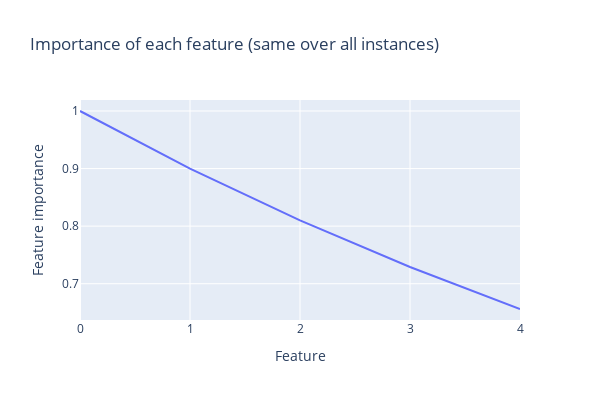
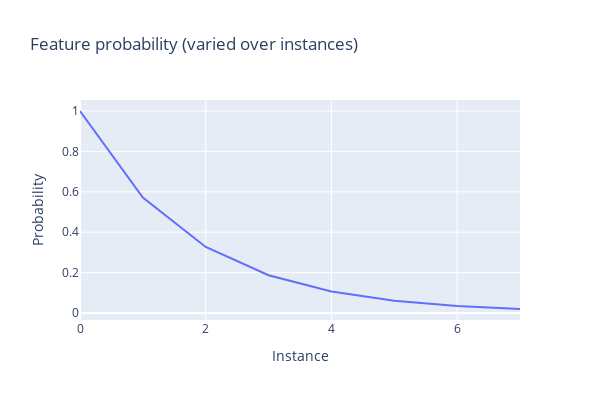

The notebook cell saved with these charts, in order:
### Code cell
cfg = Config(
    n_instances = 8,
    n_features = 5,
    n_hidden = 2,
)

# importance varies within features for each instance
importance = (0.9 ** t.arange(cfg.n_features))
importance = einops.rearrange(importance, "features -> () features")

# sparsity is the same for all features in a given instance, but varies over instances
feature_probability = (50 ** -t.linspace(0, 1, cfg.n_instances))
feature_probability = einops.rearrange(feature_probability, "instances -> instances ()")

line(importance.squeeze(), width=600, height=400, title="Importance of each feature (same over all instances)", labels={"y": "Feature importance", "x": "Feature"})
line(feature_probability.squeeze(), width=600, height=400, title="Feature probability (varied over instances)", labels={"y": "Probability", "x": "Instance"})

### Figure 1 — Plotly figure (JSON) as saved in the notebook; plotly's stock layout.template omitted (floating-point values rounded to 4 significant figures)
{"data": [{"hovertemplate": "Feature=%{x}<br>Feature importance=%{y}<extra></extra>", "legendgroup": "", "line": {"color": "#636efa", "dash": "solid"}, "marker": {"symbol": "circle"}, "mode": "lines", "name": "", "orientation": "v", "showlegend": false, "type": "scatter", "x": [0, 1, 2, 3, 4], "xaxis": "x", "y": [1, 0.9, 0.81, 0.729, 0.6561], "yaxis": "y"}], "layout": {"height": 400, "hovermode": "x unified", "legend": {"tracegroupgap": 0}, "title": {"text": "Importance of each feature (same over all instances)"}, "width": 600, "xaxis": {"anchor": "y", "autorange": true, "domain": [0, 1], "range": [0, 4], "title": {"text": "Feature"}, "type": "linear"}, "yaxis": {"anchor": "x", "autorange": true, "domain": [0, 1], "range": [0.637, 1.019], "title": {"text": "Feature importance"}, "type": "linear"}}}

### Figure 2 — Plotly figure (JSON) as saved in the notebook; plotly's stock layout.template omitted (floating-point values rounded to 4 significant figures)
{"data": [{"hovertemplate": "Instance=%{x}<br>Probability=%{y}<extra></extra>", "legendgroup": "", "line": {"color": "#636efa", "dash": "solid"}, "marker": {"symbol": "circle"}, "mode": "lines", "name": "", "orientation": "v", "showlegend": false, "type": "scatter", "x": [0, 1, 2, 3, 4, 5, 6, 7], "xaxis": "x", "y": [1, 0.5719, 0.327, 0.187, 0.1069, 0.06116, 0.03497, 0.02], "yaxis": "y"}], "layout": {"height": 400, "hovermode": "x unified", "legend": {"tracegroupgap": 0}, "title": {"text": "Feature probability (varied over instances)"}, "width": 600, "xaxis": {"anchor": "y", "autorange": true, "domain": [0, 1], "range": [0, 7], "title": {"text": "Instance"}, "type": "linear"}, "yaxis": {"anchor": "x", "autorange": true, "domain": [0, 1], "range": [-0.03444, 1.054], "title": {"text": "Probability"}, "type": "linear"}}}
